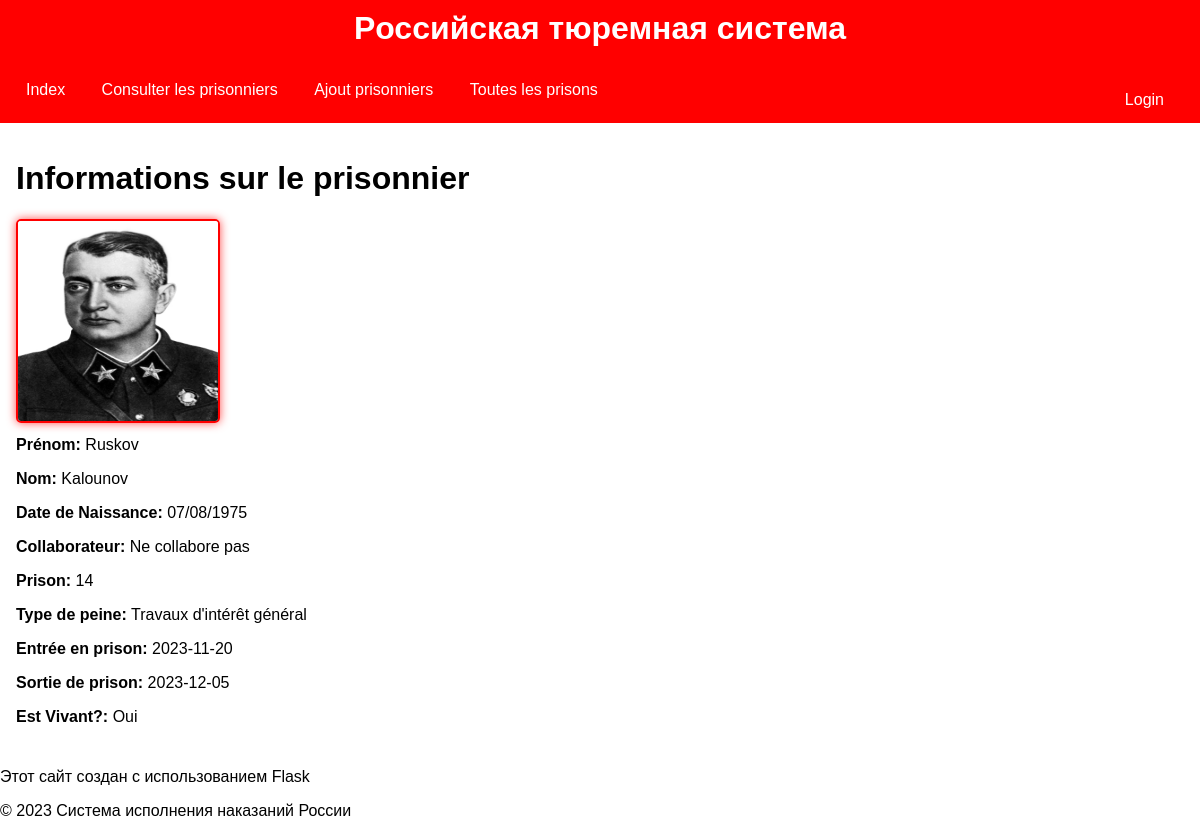
/ConsultPrisonner?id=5, run on the app's committed database.
### tables this page shows
CREATE TABLE "prisonners" (
	"id"	INTEGER,
	"prenom"	VARCHAR(100),
	"nom"	VARCHAR(100),
	"birthday"	DATE,
	"type_de_peine"	VARCHAR(100),
	"collaborateur"	BOOLEAN,
	"prison_id"	INT,
	"image"	TEXT,
	"isAlive"	INTEGER,
	FOREIGN KEY("prison_id") REFERENCES "prison"("id"),
	PRIMARY KEY("id" AUTOINCREMENT)
);

CREATE TABLE peine (
    id INTEGER PRIMARY KEY NOT NULL,
    user_id INT,
    type_de_peine VARCHAR(100),
    collaborateur BOOLEAN,
    entry_date DATE,
    out_door DATE,
    FOREIGN KEY (user_id) REFERENCES prisonners(id)
);

### app.py (the view)
@app.route("/ConsultPrisonner", methods=['GET','POST'])
def ConsultPrisonner():
    if request.method=="GET":
        id_prisonnier=request.args.get('id', default="", type=str)
        prisonner=func.Prisonnier.getPrisonner(id_prisonnier)
        peine=func.Peine.getPeineFromUserID(id_prisonnier)
        prisons=func.Prison.getAllPrisons()
        return render_template("prisonnerInformation.html", id_prisonnier=id_prisonnier,prisonner=prisonner, peine=peine, prisons=prisons )

### classes.py (called while the page is built)
def connect_database(database_path):
    return sqlite3.connect(database_path)

    def getAllPrisons():
        conn =connect_database('goodDB.db')
        cursor = conn.cursor()
        prisons=cursor.execute("SELECT * FROM prison").fetchall()
        return prisons

    def getPrisonner(id):
        conn=connect_database('goodDB.db')
        cursor = conn.cursor()
        query = "SELECT * FROM prisonners WHERE id = ?"
        cursor.execute(query, (id,))
        result = cursor.fetchone()
        prisonnier=Prisonnier(result[1], result[2], result[3], result[4], result[5], result[6], result[7], result[8])
        conn.close()
        return prisonnier

    def getPeineFromUserID(prisonnerId):
        conn=connect_database('goodDB.db')
        cursor = conn.cursor()
        query = "SELECT * from peine WHERE user_id = ?"
        cursor.execute(query,(prisonnerId,))
        result = cursor.fetchone()
        peine=Peine(result[1], result[2], result[4], result[5])
        conn.close()
        return peine

### templates/prisonnerInformation.html (shortened to what this page needs)
</head>
<body>
{% extends 'layout.html' %}
{% block content %}
{% if prisonner %}
<h1>Informations sur le prisonnier</h1>
<img src="{{ url_for('static', filename='uploads/' + prisonner.image + '.jpg') }}" width="200" height="200" style="vertical-align: bottom;">
<p> <strong>Prénom:</strong> {{ prisonner.Prenom }}</p>
<p> <strong>Nom:</strong> {{ prisonner.Nom }}</p>
<p> <strong>Date de Naissance:</strong> {{ prisonner.birthday }}</p>
<p> <strong>Collaborateur:</strong> {{ 'Collabore avec le système' if prisonner.collaborateur else 'Ne collabore pas' }}</p>
<p> <strong>Prison:</strong> {{ prisonner.prison_id }}</p>
<p> <strong>Type de peine:</strong> {{ peine.type_de_peine }}</p>
<p> <strong>Entrée en prison:</strong> {{ peine.entry_date }}</p>
<p> <strong>Sortie de prison:</strong> {{ peine.out_door }}</p>
<p> <strong>Est Vivant?:</strong> {{'Oui' if prisonner.isAlive else 'Non' }}</p>
{% endif %}
{% endblock %}

### templates/prisonnerInformation.html (style rules this page uses)
body { background-color: white; color: black; font-family: Arial, sans-serif; margin: 20px; }
p { margin: 10px 0; line-height: 1.5; }
img { border: 2px solid red; border-radius: 5px; box-shadow: 0 0 10px rgba(255, 0, 0, 0.7); display: block; margin-top: 20px; }

### templates/layout.html (style rules this page uses)
body { font-family: Arial, sans-serif; margin: 0; padding: 0; box-sizing: border-box; }

### data on the page
prisonners: image (picture), Prenom "Ruskov", Nom "Kalounov", birthday "07/08/1975", collaborateur "Ne collabore pas", prison_id "14", isAlive "Oui"
peine: type_de_peine "Travaux d'intérêt général", entry_date "2023-11-20", out_door "2023-12-05"
